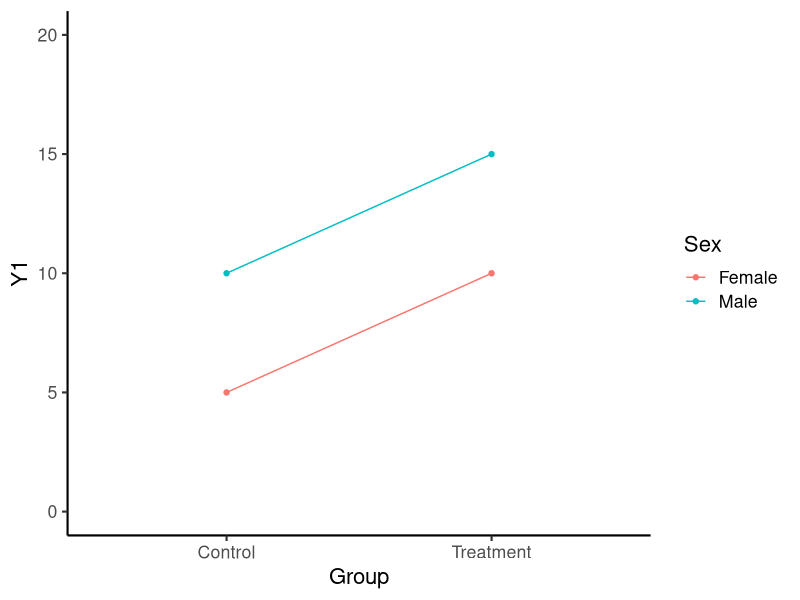
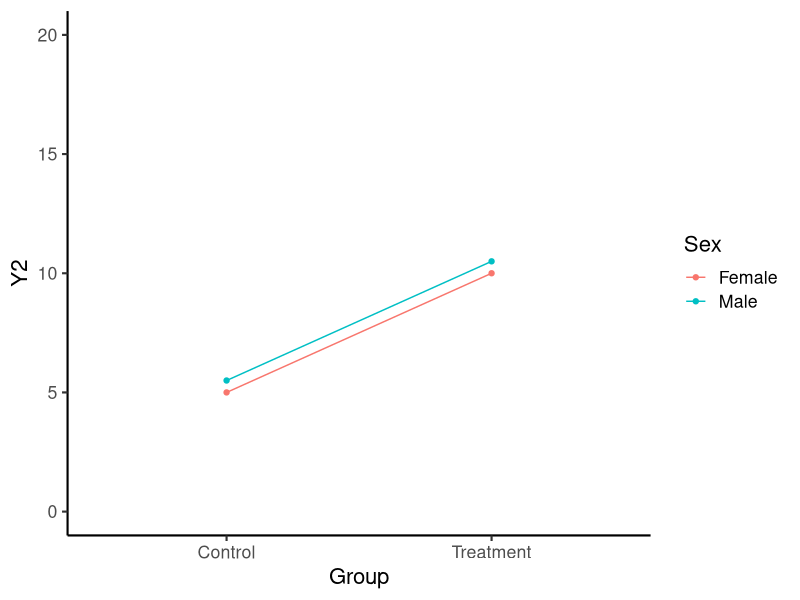
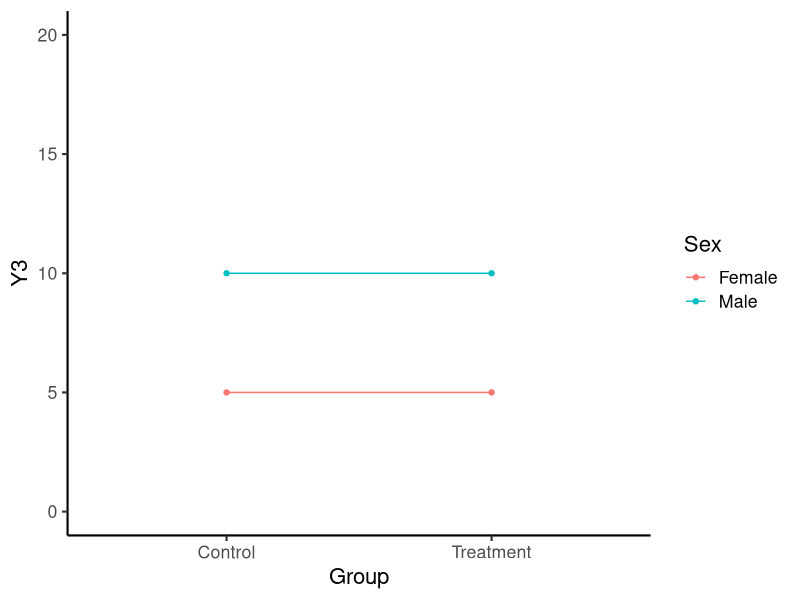
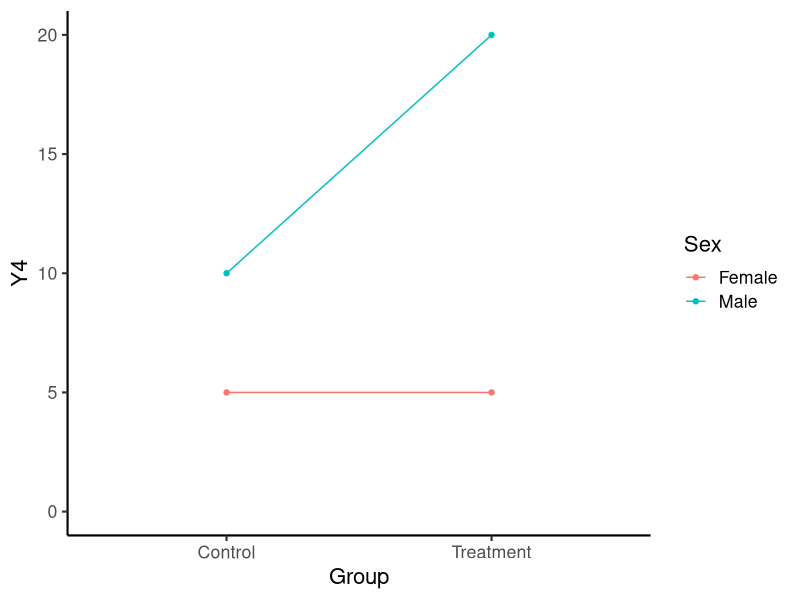
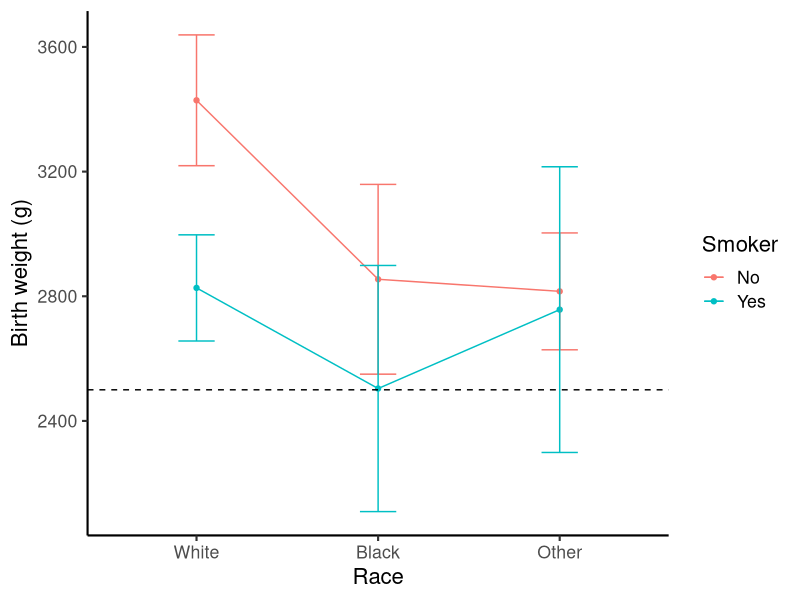
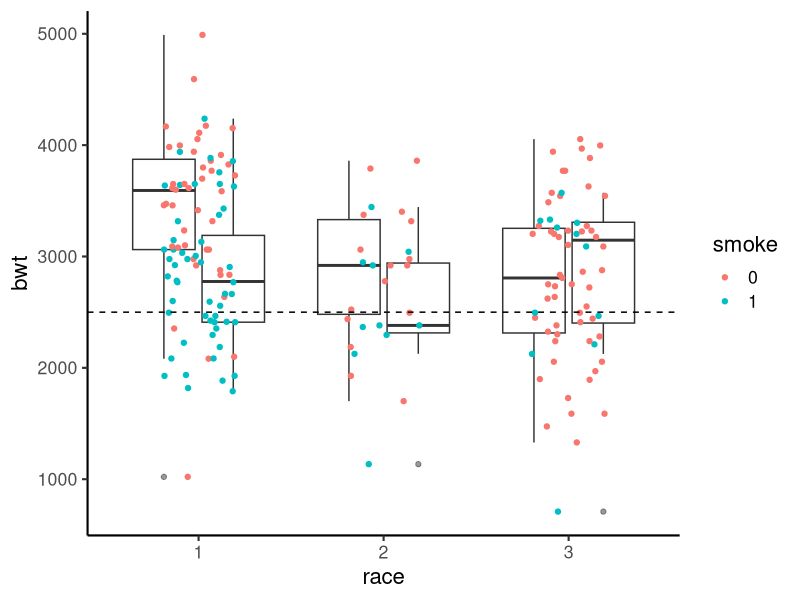
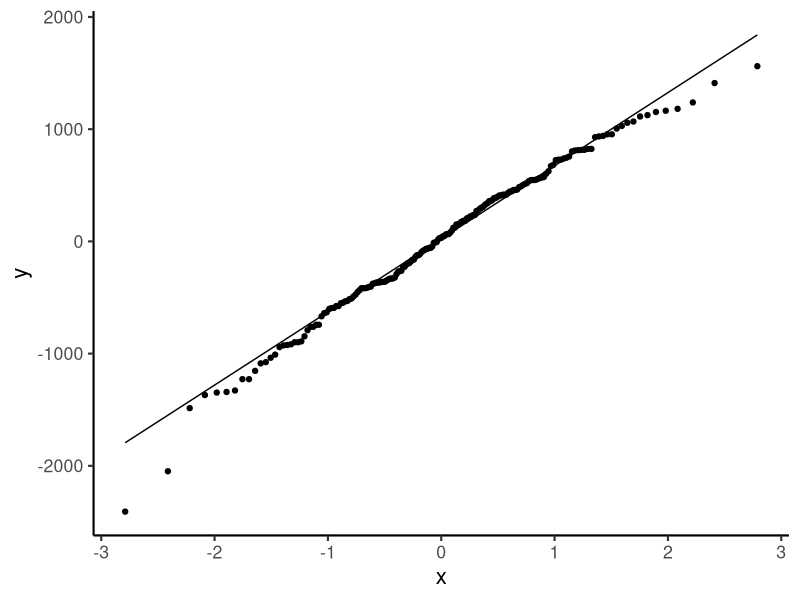
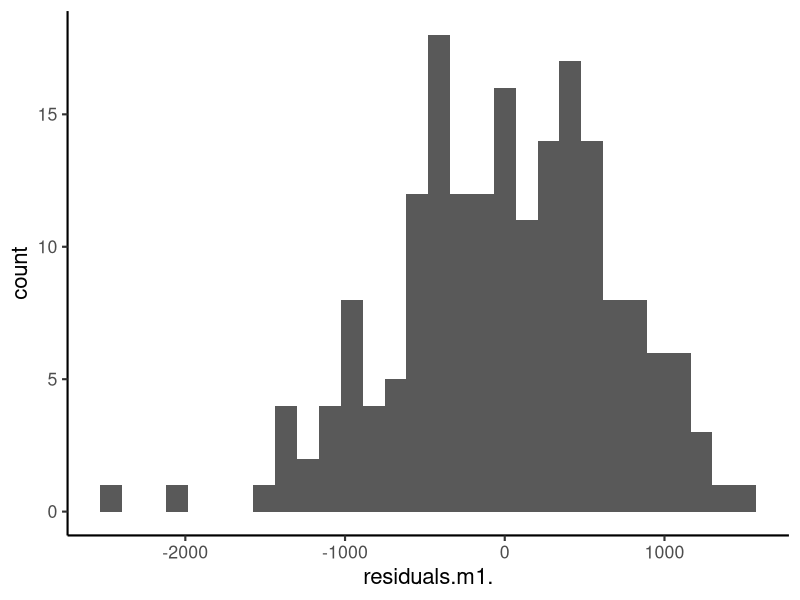

These charts were generated, in order, by the following R code:
## ---- chunk 1
library(tidyverse)
library(grid)
library(xtable)
library(kableExtra)
theme_set(theme_classic(base_size = 16))
set.seed(12345)
options(scipen= 100)
## ---- chunk 2
#| code-fold: true
Group <- c("Control", "Treatment", "Control", "Treatment")
Sex <- c("Female", "Female", "Male", "Male")
Y1 <- c(5, 10, 10, 15)
int1 <- data.frame(Group, Sex, Y1)
ggplot(data = int1, 
       aes(x = Group, 
           y = Y1, 
           group = Sex,
           color = Sex)) +
  geom_point() +
  geom_path(aes(group = Sex)) +
  ylim(0,20)
## ---- chunk 3
#| code-fold: true
Y2 <- c(5, 10, 5.5, 10.5)
int2 <- data.frame(Group, Sex, Y2)
ggplot(data = int2, 
       aes(x = Group, 
           y = Y2, 
           group = Sex,
           color = Sex)) +
  geom_point() +
  geom_path(aes(group = Sex)) +
  ylim(0,20)
## ---- chunk 4
#| code-fold: true
Y3 <- c(5, 5, 10, 10)
int3 <- data.frame(Group, Sex, Y3)
ggplot(data = int3, 
       aes(x = Group, 
           y = Y3, 
           group = Sex,
           color = Sex)) +
  geom_point() +
  geom_path(aes(group = Sex)) +
  ylim(0,20)
## ---- chunk 5
#| code-fold: true
Y4 <- c(5, 5, 10, 20)
int4 <- data.frame(Group, Sex, Y4)
ggplot(data = int4, 
       aes(x = Group, 
           y = Y4, 
           group = Sex,
           color = Sex)) +
  geom_point() +
  geom_path(aes(group = Sex)) +
  ylim(0,20)
## ---- chunk 6
#| code-fold: true
library(MASS)
data(birthwt)
birthwt <- birthwt %>%
  mutate(race = as.factor(race),
         smoke = as.factor(smoke))
head(birthwt)
## ---- chunk 7
table(birthwt$race)
table(birthwt$smoke)
## ---- chunk 8
table(birthwt$race, birthwt$smoke)

## ---- chunk 9
#| code-fold: true
bwt_sum <- birthwt %>% 
  group_by(race, smoke) %>%
  summarize(nbwt = length(bwt),
            meanbwt = mean(bwt),
            sdbwt = sd(bwt))
kable(bwt_sum)  
## ---- chunk 10
#| code-fold: true
ggplot(data = bwt_sum, 
       aes(x = race, 
           y = meanbwt, 
           group = smoke,
           color = smoke)) +
  geom_point() +
  geom_path(aes(group = smoke)) +
  geom_errorbar(aes(ymin = meanbwt - 1.96*sdbwt/sqrt(nbwt), 
                    ymax = meanbwt + 1.96*sdbwt/sqrt(nbwt)), 
                width = 0.2) +
  labs(x = "Race", 
       y = "Birth weight (g)") +
  scale_x_discrete(labels=c("1" = "White", 
                            "2" = "Black",
                            "3" = "Other")) +
  scale_color_discrete(name = "Smoker", 
                       labels = c("No", "Yes")) +
  geom_hline(yintercept = 2500, linetype = "dashed")
## ---- chunk 11
#| code-fold: true
ggplot(data = birthwt,
       aes(x = race, 
           y = bwt, 
           group = interaction(race, smoke))) +
  geom_boxplot(alpha = 0.5) +
  geom_jitter(width = 0.2, aes(color = smoke)) +
  geom_hline(yintercept = 2500, linetype = "dashed")
## ---- chunk 12
#| code-fold: true
library(car)
leveneTest(bwt ~ race:smoke, data = birthwt)
## ---- chunk 13
m1 <- lm(bwt ~ race + smoke + race*smoke,
         contrasts=list(race = contr.sum, 
                        smoke = contr.sum),
         data = birthwt)
## ---- chunk 14
library(car)
Anova(m1, type = 3)
## ---- chunk 15
#| code-fold: true
m1resid <- data.frame(residuals(m1))
ggplot(data = m1resid, 
       aes(sample = residuals.m1.)) +
  geom_qq() +
  geom_qq_line()
## ---- chunk 16
#| code-fold: true
m1resid <- data.frame(residuals(m1))
ggplot(data = m1resid, 
       aes(x = residuals.m1.)) +
  geom_histogram()
## ---- chunk 17
#| code-fold: true
shapiro.test(resid(m1))
## ---- chunk 18
#| code-fold: true
ggplot(data = bwt_sum, 
       aes(x = race, 
           y = meanbwt, 
           group = smoke,
           color = smoke)) +
  geom_point() +
  geom_path(aes(group = smoke)) +
  geom_errorbar(aes(ymin = meanbwt - 1.96*sdbwt/sqrt(nbwt), 
                    ymax = meanbwt + 1.96*sdbwt/sqrt(nbwt)), 
                width = 0.2) +
  labs(x = "Race", 
       y = "Birth weight (g)") +
  scale_x_discrete(labels=c("1" = "White", 
                            "2" = "Black",
                            "3" = "Other")) +
  scale_color_discrete(name = "Smoker", 
                       labels = c("No", "Yes"))
## ---- chunk 19
#| code-fold: true
birthwt %>% group_by(smoke) %>%
  summarize(meanbwt = mean(bwt))

## ---- chunk 20
#| code-fold: true
birthwt %>% group_by(race) %>%
  summarize(meanbwt = mean(bwt))
## ---- chunk 21
library(emmeans)
emmeans(m1, spec = trt.vs.ctrl ~ race, adjust = "none")
